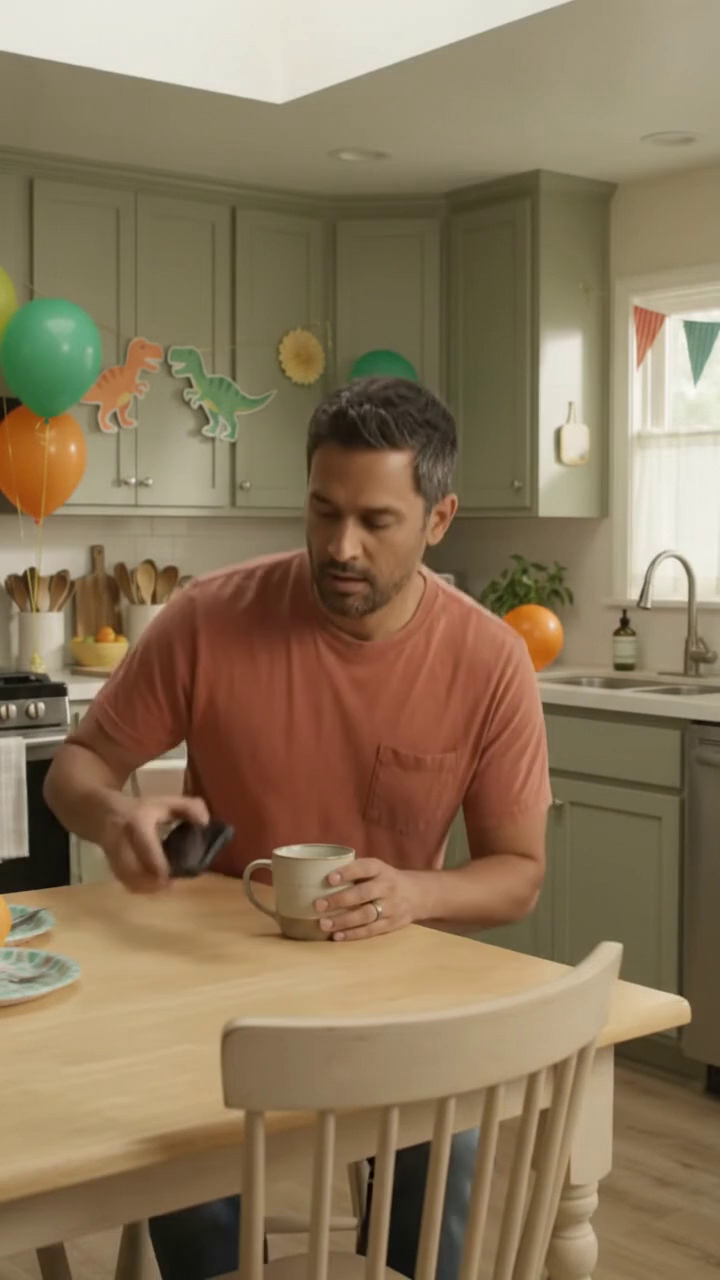
#> input picture frame 0 of video-studio/projects/birthday-second-job/payoff-edit-source.mp4, 720 x 1280 px, given in place of opening-lettering-base.mp4, which was not available
$ python opening-card-review-v2.py
#> lines starting #> are read from the running program, lines starting #| are printed output that depends on the picture; pictures that were not available may be replaced by others from this repository, and a replacement may not be noted
from pathlib import Path
from PIL import Image,ImageDraw
import cv2
p=Path('out/mom-just-snap-it');cap=cv2.VideoCapture('public/projects/mom-just-snap-it/opening-lettering-base.mp4');samples=[0,8,15,23,30,38,45,53,60,68,75,83,90,98,105,113,120,128,135,143,150,158,165,173,180,188,195,203];sheet=Image.new('RGB',(1600,7*320),(245,238,225));draw=ImageDraw.Draw(sheet)
#> after `sheet = Image.new('RGB', (1600, 7 * 320), (245, 238, 225))`:
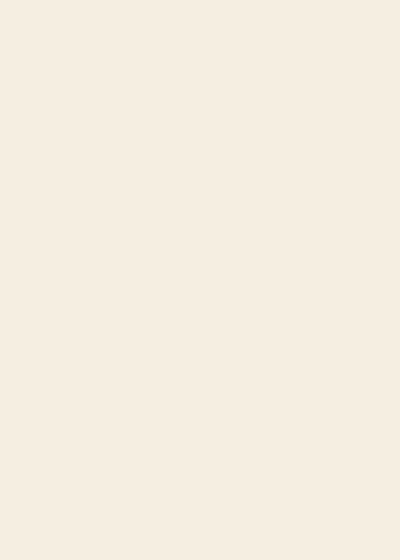
#> sheet: PIL image 1600x2240 RGB (shown at 1/4 size); mean R, G, B 245, 238, 225
for k,i in enumerate(samples):
 cap.set(cv2.CAP_PROP_POS_FRAMES,i);ok,f=cap.read()
 if ok:
  im=Image.fromarray(cv2.cvtColor(f[220:900,590:1330],cv2.COLOR_BGR2RGB));im=im.resize((400,310));sheet.paste(im,((k%4)*400,(k//4)*320));draw.text(((k%4)*400+10,(k//4)*320+5),f'Frame {i}; crop x590 y220 w740 h680',fill='red');im.save(p/f'opening-card-{i}.jpg')
#> this loop made 28 passes
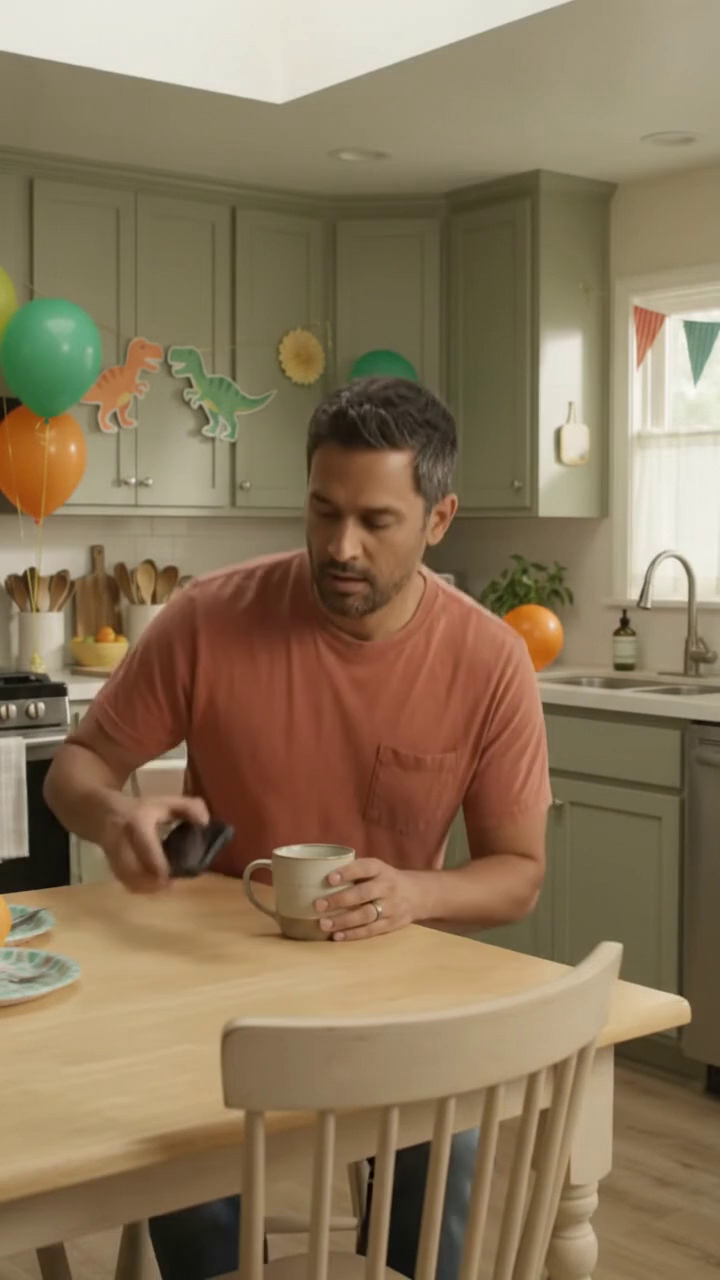
#> input picture frame 0 of video-studio/projects/birthday-second-job/payoff-edit-source.mp4, 720 x 1280 px, given in place of opening-lettering-base.mp4, which was not available
#> pass 1, `im = Image.fromarray(cv2.cvtColor(f[220:900, 590:1330], cv2.COLOR_BGR2`:
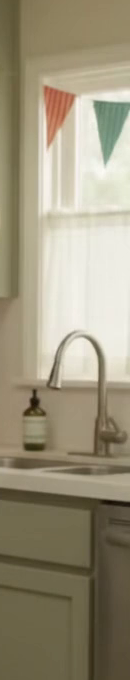
#> im: PIL image 130x680 RGB; mean R, G, B 155.3, 147.1, 123.6
#> pass 1, `im = im.resize((400, 310))`:
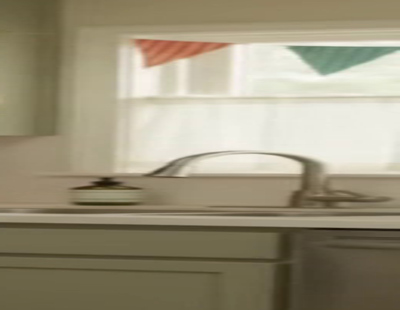
#> im: PIL image 400x310 RGB; mean R, G, B 155.3, 147.1, 123.6
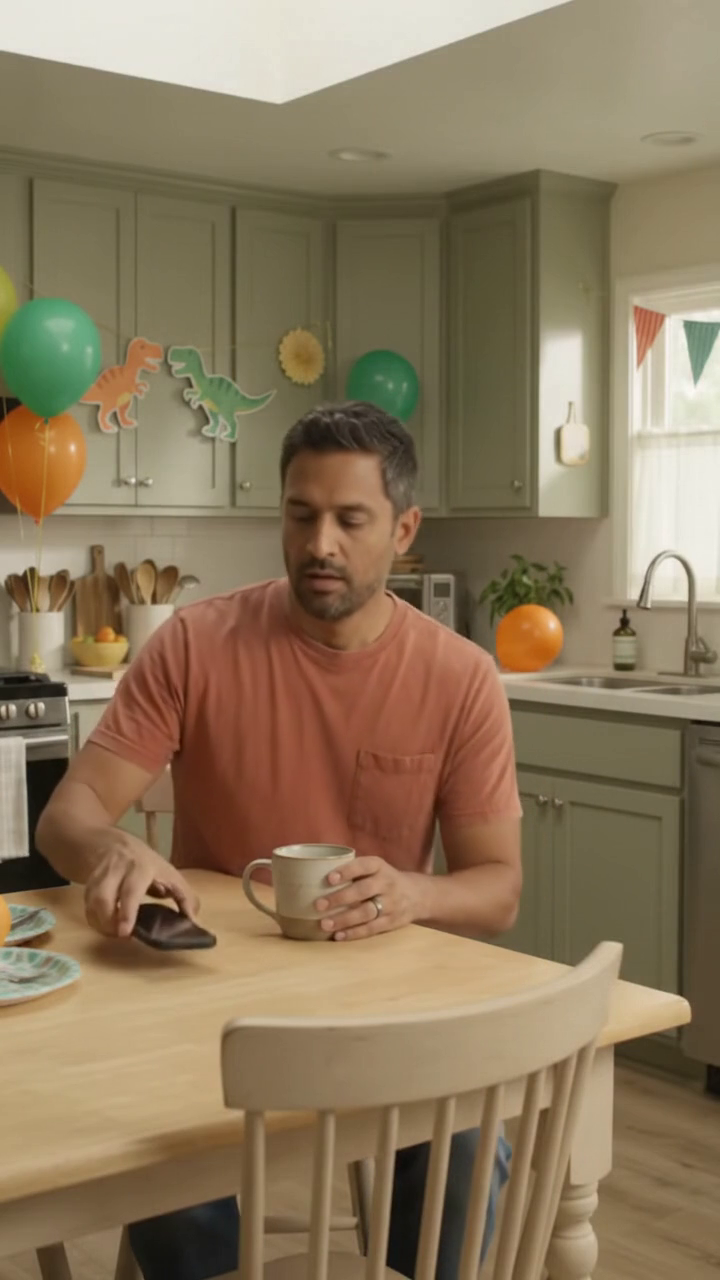
#> input picture frame 8 of video-studio/projects/birthday-second-job/payoff-edit-source.mp4, 720 x 1280 px, given in place of opening-lettering-base.mp4, which was not available
#> after the loop:
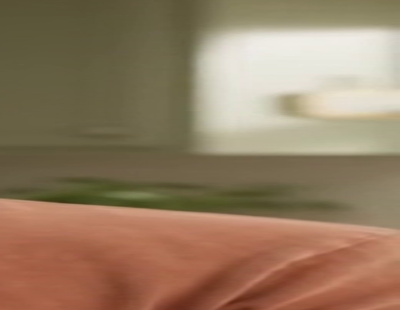
#> im: PIL image 400x310 RGB; mean R, G, B 148.3, 124.1, 98.4
#> after the loop:
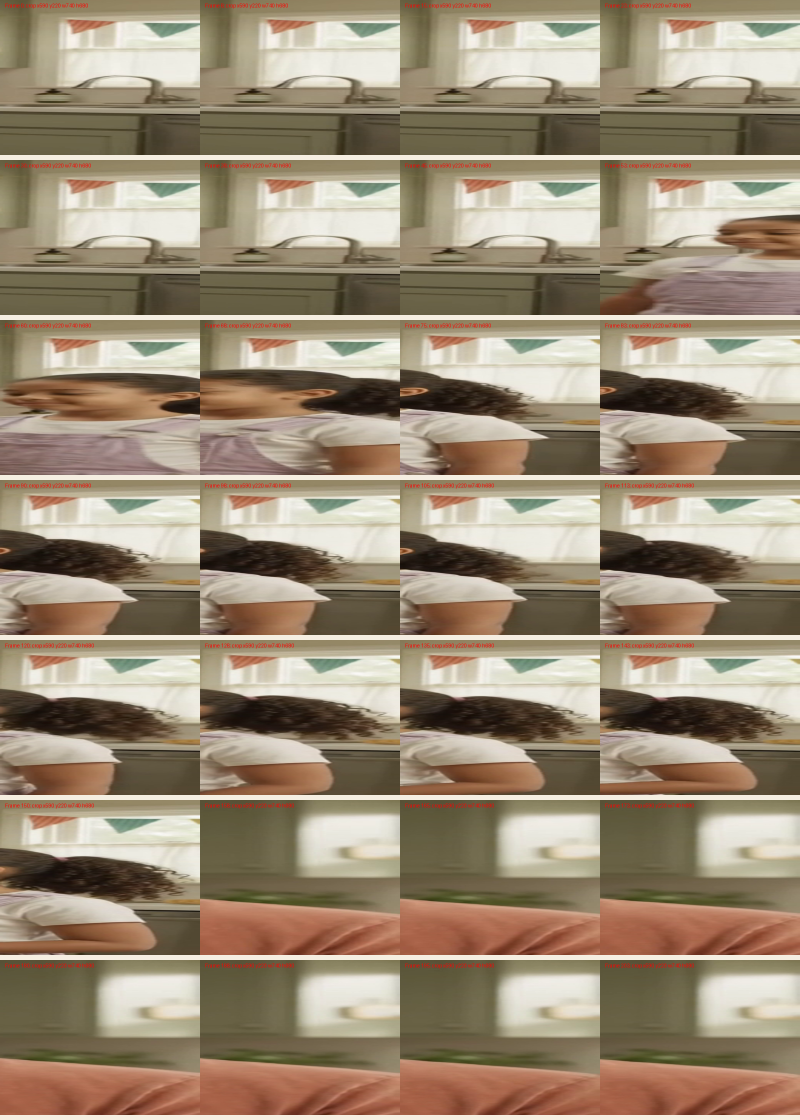
#> sheet: PIL image 1600x2240 RGB (shown at 1/2 size); mean R, G, B 156.7, 140.9, 119.1
sheet.save(p/'opening-card-contact-v2.jpg');cap.release()

$ run again, starting later in the video
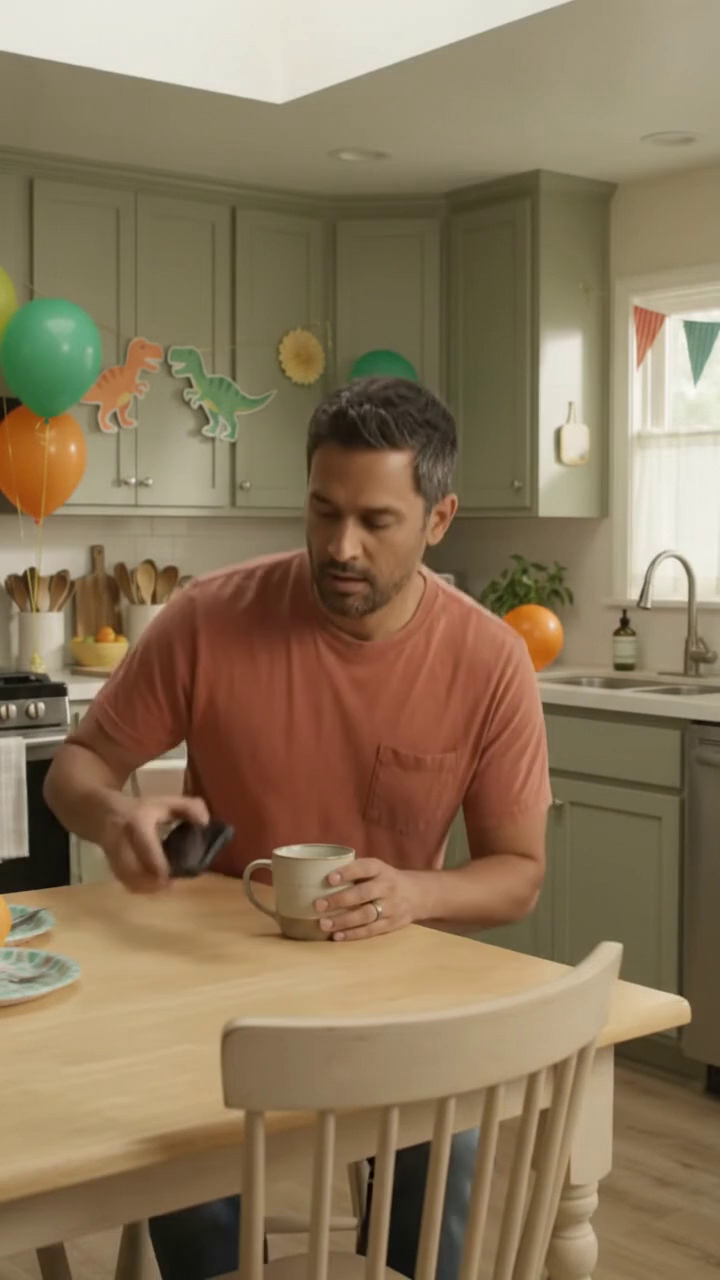
#> input picture frame 0 of video-studio/projects/birthday-second-job/payoff-edit-source.mp4, 720 x 1280 px, given in place of opening-lettering-base.mp4, which was not available
#> the loop `for k,i in enumerate(samples):` made 28 passes
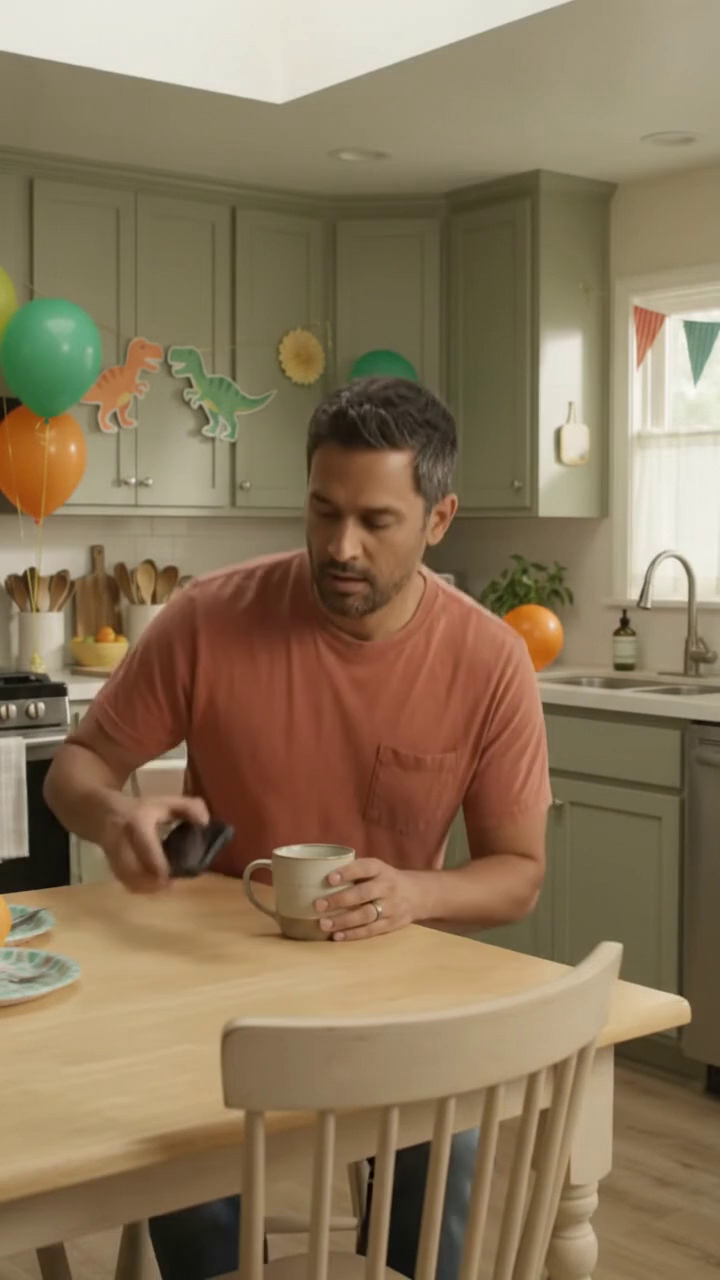
#> input picture frame 0 of video-studio/projects/birthday-second-job/payoff-edit-source.mp4, 720 x 1280 px, given in place of opening-lettering-base.mp4, which was not available
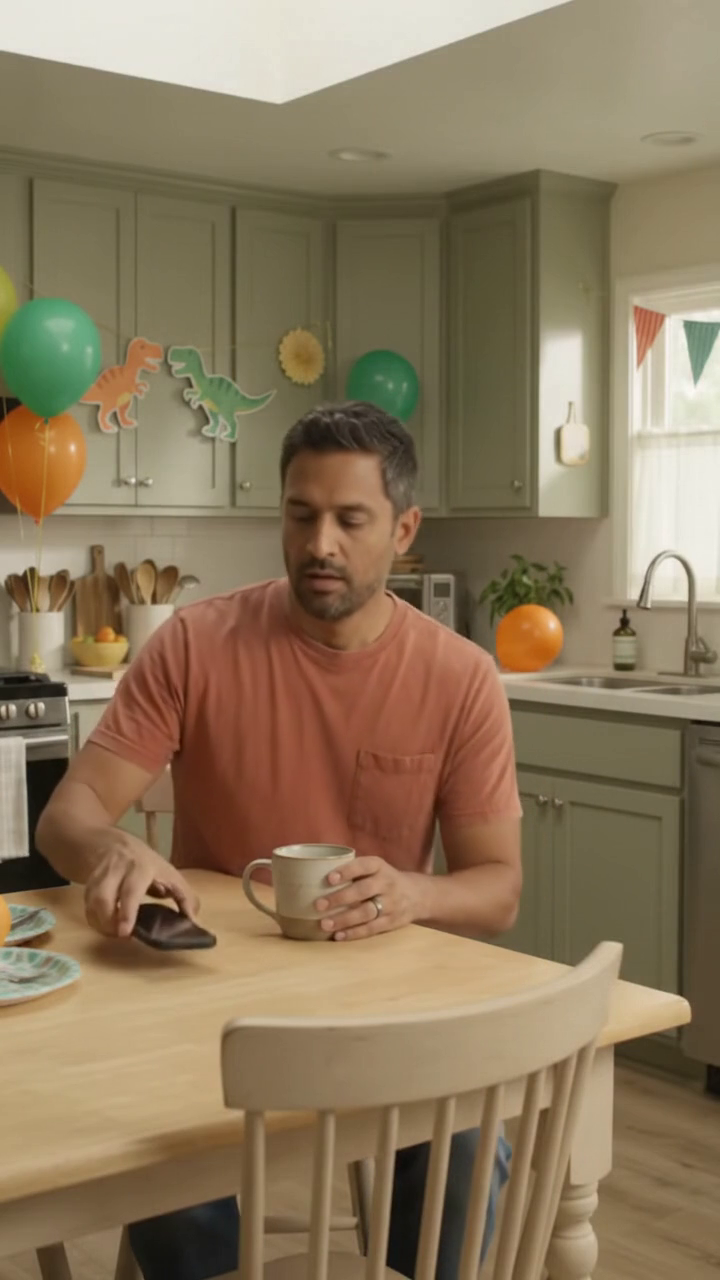
#> input picture frame 8 of video-studio/projects/birthday-second-job/payoff-edit-source.mp4, 720 x 1280 px, given in place of opening-lettering-base.mp4, which was not available

$ run again, starting later in the video
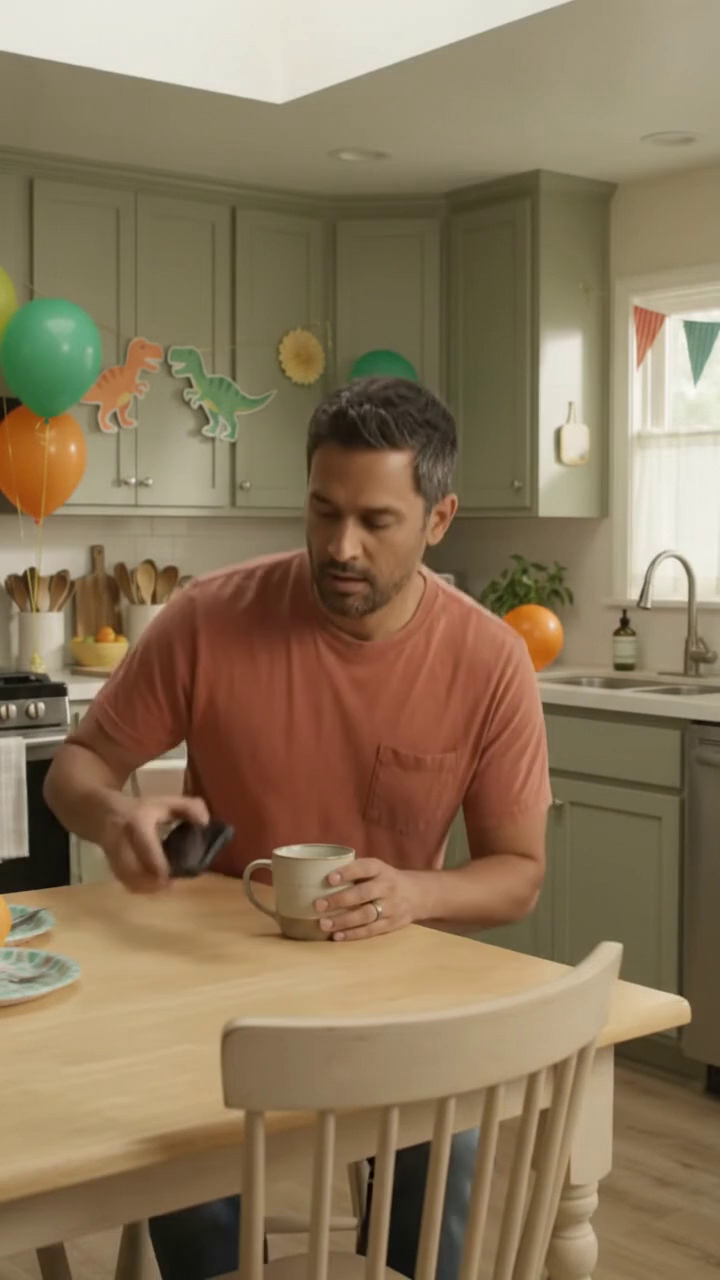
#> input picture frame 0 of video-studio/projects/birthday-second-job/payoff-edit-source.mp4, 720 x 1280 px, given in place of opening-lettering-base.mp4, which was not available
#> the loop `for k,i in enumerate(samples):` made 28 passes
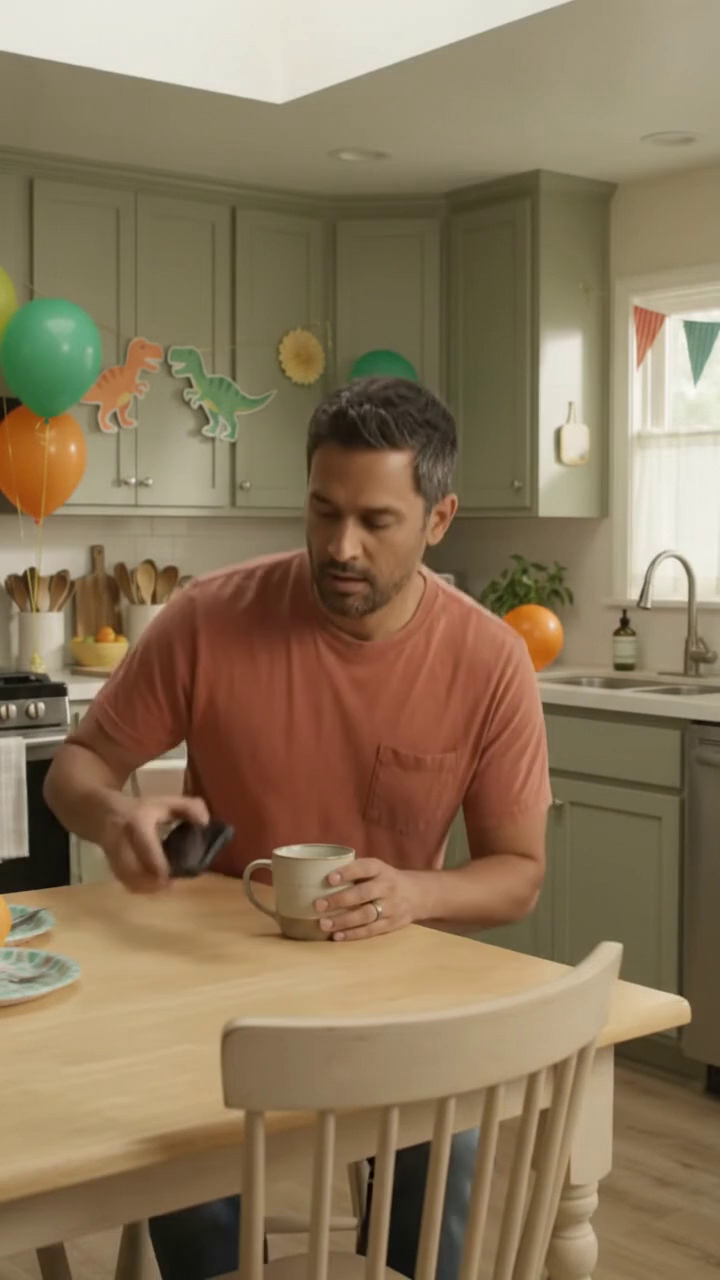
#> input picture frame 0 of video-studio/projects/birthday-second-job/payoff-edit-source.mp4, 720 x 1280 px, given in place of opening-lettering-base.mp4, which was not available
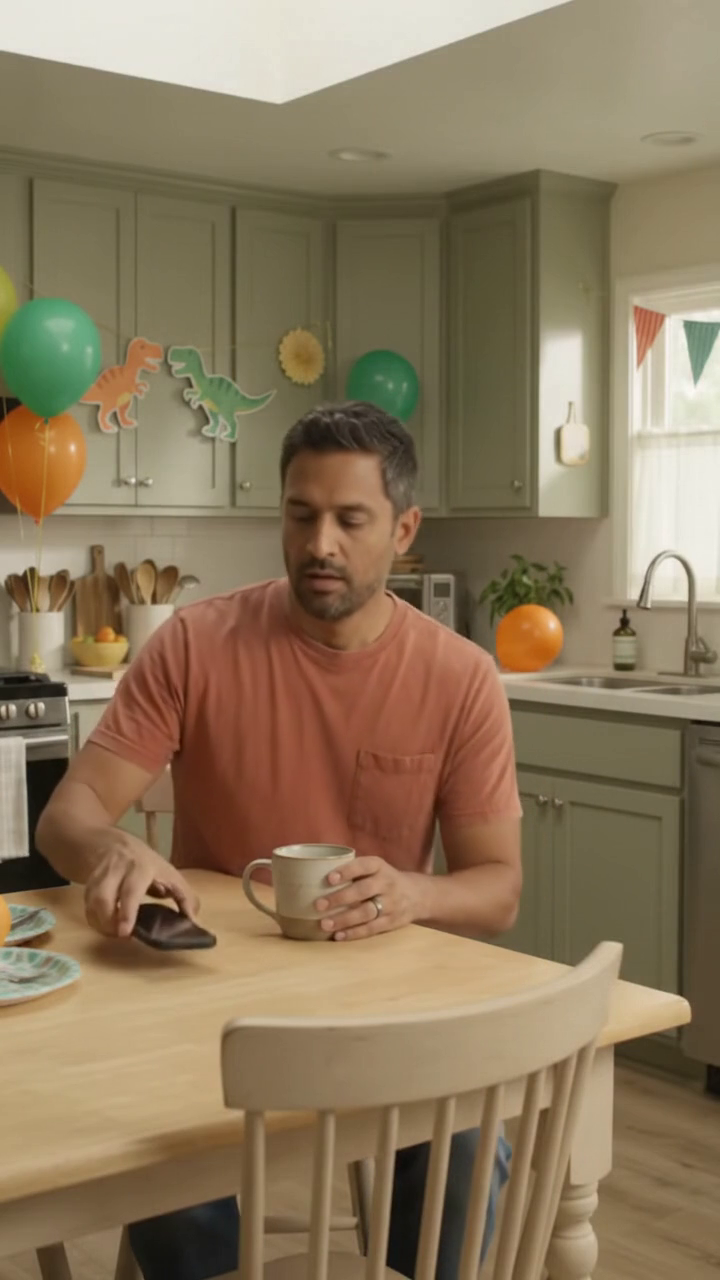
#> input picture frame 8 of video-studio/projects/birthday-second-job/payoff-edit-source.mp4, 720 x 1280 px, given in place of opening-lettering-base.mp4, which was not available
